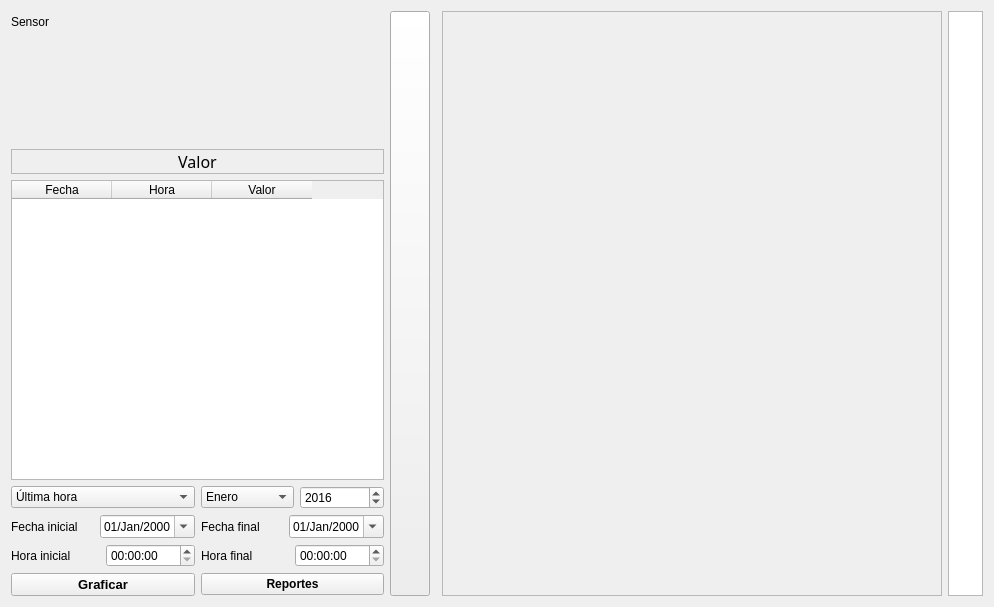
<?xml version="1.0" encoding="UTF-8"?>
<ui version="4.0">
 <class>Registros</class>
 <widget class="QWidget" name="Registros">
  <property name="geometry">
   <rect>
    <x>0</x>
    <y>0</y>
    <width>994</width>
    <height>607</height>
   </rect>
  </property>
  <property name="baseSize">
   <size>
    <width>445</width>
    <height>470</height>
   </size>
  </property>
  <property name="windowTitle">
   <string>Form</string>
  </property>
  <property name="windowIcon">
   <iconset>
    <normaloff>:/BarraDeHerramientas/icons/historial.png</normaloff>:/BarraDeHerramientas/icons/historial.png</iconset>
  </property>
  <layout class="QVBoxLayout" name="verticalLayout_3">
   <item>
    <layout class="QHBoxLayout" name="horizontalLayout_4">
     <item>
      <layout class="QVBoxLayout" name="verticalLayout_2">
       <item>
        <widget class="QLabel" name="labelDatos">
         <property name="text">
          <string>Sensor</string>
         </property>
        </widget>
       </item>
       <item>
        <widget class="QLabel" name="labelDesconocido">
         <property name="text">
          <string>&lt;html&gt;&lt;head/&gt;&lt;body&gt;&lt;p&gt;&lt;img src=&quot;:/Estados/icons/Desconocido.png&quot;/&gt;&lt;/p&gt;&lt;/body&gt;&lt;/html&gt;</string>
         </property>
        </widget>
       </item>
       <item>
        <widget class="QLabel" name="labelIntermitente">
         <property name="text">
          <string>&lt;html&gt;&lt;head/&gt;&lt;body&gt;&lt;p&gt;&lt;img src=&quot;:/Estados/icons/Intermitente.png&quot;/&gt;&lt;/p&gt;&lt;/body&gt;&lt;/html&gt;</string>
         </property>
        </widget>
       </item>
       <item>
        <widget class="QLabel" name="labelConectado">
         <property name="text">
          <string>&lt;html&gt;&lt;head/&gt;&lt;body&gt;&lt;p&gt;&lt;img src=&quot;:/Estados/icons/Conectado.png&quot;/&gt;&lt;/p&gt;&lt;/body&gt;&lt;/html&gt;</string>
         </property>
        </widget>
       </item>
       <item>
        <widget class="QLabel" name="labelSinConexion">
         <property name="text">
          <string>&lt;html&gt;&lt;head/&gt;&lt;body&gt;&lt;p&gt;&lt;img src=&quot;:/Estados/icons/Sin conexión.png&quot;/&gt;&lt;/p&gt;&lt;/body&gt;&lt;/html&gt;</string>
         </property>
        </widget>
       </item>
       <item>
        <widget class="QLabel" name="labelValor">
         <property name="font">
          <font>
           <family>Arial Rounded MT Bold</family>
           <pointsize>12</pointsize>
          </font>
         </property>
         <property name="frameShape">
          <enum>QFrame::StyledPanel</enum>
         </property>
         <property name="frameShadow">
          <enum>QFrame::Plain</enum>
         </property>
         <property name="lineWidth">
          <number>1</number>
         </property>
         <property name="text">
          <string>Valor</string>
         </property>
         <property name="textFormat">
          <enum>Qt::AutoText</enum>
         </property>
         <property name="alignment">
          <set>Qt::AlignCenter</set>
         </property>
         <property name="wordWrap">
          <bool>false</bool>
         </property>
        </widget>
       </item>
       <item>
        <widget class="QTableWidget" name="tablaValores">
         <property name="enabled">
          <bool>true</bool>
         </property>
         <property name="sizePolicy">
          <sizepolicy hsizetype="Expanding" vsizetype="Minimum">
           <horstretch>0</horstretch>
           <verstretch>0</verstretch>
          </sizepolicy>
         </property>
         <property name="minimumSize">
          <size>
           <width>0</width>
           <height>300</height>
          </size>
         </property>
         <property name="alternatingRowColors">
          <bool>true</bool>
         </property>
         <property name="selectionBehavior">
          <enum>QAbstractItemView::SelectRows</enum>
         </property>
         <property name="showGrid">
          <bool>false</bool>
         </property>
         <property name="wordWrap">
          <bool>false</bool>
         </property>
         <column>
          <property name="text">
           <string>Fecha</string>
          </property>
         </column>
         <column>
          <property name="text">
           <string>Hora</string>
          </property>
         </column>
         <column>
          <property name="text">
           <string>Valor</string>
          </property>
         </column>
        </widget>
       </item>
       <item>
        <layout class="QHBoxLayout" name="horizontalLayout_9">
         <item>
          <widget class="QComboBox" name="seleccionarPeriodo">
           <item>
            <property name="text">
             <string>Última hora</string>
            </property>
           </item>
           <item>
            <property name="text">
             <string>Hoy</string>
            </property>
           </item>
           <item>
            <property name="text">
             <string>Ayer</string>
            </property>
           </item>
           <item>
            <property name="text">
             <string>Este mes</string>
            </property>
           </item>
           <item>
            <property name="text">
             <string>Elegir mes</string>
            </property>
           </item>
           <item>
            <property name="text">
             <string>Elegir año</string>
            </property>
           </item>
           <item>
            <property name="text">
             <string>Personalizado</string>
            </property>
           </item>
          </widget>
         </item>
         <item>
          <layout class="QHBoxLayout" name="horizontalLayout_8">
           <item>
            <widget class="QComboBox" name="month">
             <property name="enabled">
              <bool>true</bool>
             </property>
             <item>
              <property name="text">
               <string>Enero</string>
              </property>
             </item>
             <item>
              <property name="text">
               <string>Febrero</string>
              </property>
             </item>
             <item>
              <property name="text">
               <string>Marzo</string>
              </property>
             </item>
             <item>
              <property name="text">
               <string>Abril</string>
              </property>
             </item>
             <item>
              <property name="text">
               <string>Mayo</string>
              </property>
             </item>
             <item>
              <property name="text">
               <string>Junio</string>
              </property>
             </item>
             <item>
              <property name="text">
               <string>Julio</string>
              </property>
             </item>
             <item>
              <property name="text">
               <string>Agosto</string>
              </property>
             </item>
             <item>
              <property name="text">
               <string>Septiembre</string>
              </property>
             </item>
             <item>
              <property name="text">
               <string>Octubre</string>
              </property>
             </item>
             <item>
              <property name="text">
               <string>Noviembre</string>
              </property>
             </item>
             <item>
              <property name="text">
               <string>Diciembre</string>
              </property>
             </item>
            </widget>
           </item>
           <item>
            <widget class="QSpinBox" name="year">
             <property name="enabled">
              <bool>true</bool>
             </property>
             <property name="minimum">
              <number>1990</number>
             </property>
             <property name="maximum">
              <number>2199</number>
             </property>
             <property name="singleStep">
              <number>1</number>
             </property>
             <property name="value">
              <number>2016</number>
             </property>
            </widget>
           </item>
          </layout>
         </item>
        </layout>
       </item>
       <item>
        <layout class="QHBoxLayout" name="horizontalLayout_7">
         <item>
          <widget class="QLabel" name="labelFechaInicial">
           <property name="text">
            <string>Fecha inicial</string>
           </property>
          </widget>
         </item>
         <item>
          <widget class="QDateEdit" name="fechaInicial">
           <property name="enabled">
            <bool>true</bool>
           </property>
           <property name="frame">
            <bool>true</bool>
           </property>
           <property name="keyboardTracking">
            <bool>false</bool>
           </property>
           <property name="displayFormat">
            <string>dd/MMM/yyyy</string>
           </property>
           <property name="calendarPopup">
            <bool>true</bool>
           </property>
          </widget>
         </item>
         <item>
          <widget class="QLabel" name="labelFechaFinal">
           <property name="text">
            <string>Fecha final</string>
           </property>
          </widget>
         </item>
         <item>
          <widget class="QDateEdit" name="fechaFinal">
           <property name="enabled">
            <bool>true</bool>
           </property>
           <property name="frame">
            <bool>true</bool>
           </property>
           <property name="readOnly">
            <bool>false</bool>
           </property>
           <property name="keyboardTracking">
            <bool>false</bool>
           </property>
           <property name="displayFormat">
            <string>dd/MMM/yyyy</string>
           </property>
           <property name="calendarPopup">
            <bool>true</bool>
           </property>
           <property name="timeSpec">
            <enum>Qt::LocalTime</enum>
           </property>
          </widget>
         </item>
        </layout>
       </item>
       <item>
        <layout class="QHBoxLayout" name="horizontalLayout_6">
         <item>
          <widget class="QLabel" name="labelHoraInicial">
           <property name="text">
            <string>Hora inicial</string>
           </property>
          </widget>
         </item>
         <item>
          <widget class="QTimeEdit" name="horaInicial">
           <property name="enabled">
            <bool>true</bool>
           </property>
           <property name="displayFormat">
            <string>HH:mm:ss</string>
           </property>
           <property name="calendarPopup">
            <bool>true</bool>
           </property>
           <property name="time">
            <time>
             <hour>0</hour>
             <minute>0</minute>
             <second>0</second>
            </time>
           </property>
          </widget>
         </item>
         <item>
          <widget class="QLabel" name="labelHoraFinal">
           <property name="text">
            <string>Hora final</string>
           </property>
          </widget>
         </item>
         <item>
          <widget class="QTimeEdit" name="horaFinal">
           <property name="enabled">
            <bool>true</bool>
           </property>
           <property name="displayFormat">
            <string>HH:mm:ss</string>
           </property>
          </widget>
         </item>
        </layout>
       </item>
       <item>
        <layout class="QHBoxLayout" name="horizontalLayout_5">
         <item>
          <widget class="QPushButton" name="botonGraficar">
           <property name="font">
            <font>
             <pointsize>10</pointsize>
             <weight>75</weight>
             <bold>true</bold>
            </font>
           </property>
           <property name="text">
            <string>Graficar</string>
           </property>
           <property name="icon">
            <iconset>
             <normaloff>:/VentanaHistorial/icons/grafica.png</normaloff>:/VentanaHistorial/icons/grafica.png</iconset>
           </property>
          </widget>
         </item>
         <item>
          <widget class="QPushButton" name="botonReportes">
           <property name="font">
            <font>
             <weight>75</weight>
             <bold>true</bold>
            </font>
           </property>
           <property name="text">
            <string>Reportes</string>
           </property>
           <property name="icon">
            <iconset>
             <normaloff>:/VentanaHistorial/icons/calendario.png</normaloff>:/VentanaHistorial/icons/calendario.png</iconset>
           </property>
          </widget>
         </item>
        </layout>
       </item>
      </layout>
     </item>
     <item>
      <widget class="QPushButton" name="botonExpandir">
       <property name="sizePolicy">
        <sizepolicy hsizetype="Minimum" vsizetype="Ignored">
         <horstretch>0</horstretch>
         <verstretch>0</verstretch>
        </sizepolicy>
       </property>
       <property name="minimumSize">
        <size>
         <width>30</width>
         <height>200</height>
        </size>
       </property>
       <property name="text">
        <string/>
       </property>
       <property name="icon">
        <iconset>
         <normaloff>:/Varios/icons/expand.png</normaloff>:/Varios/icons/expand.png</iconset>
       </property>
      </widget>
     </item>
     <item>
      <widget class="QLabel" name="labelFoto">
       <property name="enabled">
        <bool>true</bool>
       </property>
       <property name="sizePolicy">
        <sizepolicy hsizetype="Ignored" vsizetype="Ignored">
         <horstretch>0</horstretch>
         <verstretch>0</verstretch>
        </sizepolicy>
       </property>
       <property name="text">
        <string>&lt;html&gt;&lt;head/&gt;&lt;body&gt;&lt;p&gt;&lt;img src=&quot;:/newPrefix/hallobotw.jpg&quot;/&gt;&lt;/p&gt;&lt;/body&gt;&lt;/html&gt;</string>
       </property>
       <property name="scaledContents">
        <bool>true</bool>
       </property>
      </widget>
     </item>
     <item>
      <widget class="QScrollArea" name="scrollArea">
       <property name="minimumSize">
        <size>
         <width>500</width>
         <height>0</height>
        </size>
       </property>
       <property name="widgetResizable">
        <bool>true</bool>
       </property>
       <widget class="QWidget" name="scrollAreaWidgetContents_2">
        <property name="geometry">
         <rect>
          <x>0</x>
          <y>0</y>
          <width>498</width>
          <height>581</height>
         </rect>
        </property>
        <layout class="QVBoxLayout" name="verticalLayout_4"/>
       </widget>
      </widget>
     </item>
     <item>
      <widget class="QGraphicsView" name="graficoBarra">
       <property name="sizePolicy">
        <sizepolicy hsizetype="Maximum" vsizetype="Expanding">
         <horstretch>0</horstretch>
         <verstretch>0</verstretch>
        </sizepolicy>
       </property>
       <property name="minimumSize">
        <size>
         <width>35</width>
         <height>0</height>
        </size>
       </property>
       <property name="maximumSize">
        <size>
         <width>35</width>
         <height>16777215</height>
        </size>
       </property>
      </widget>
     </item>
    </layout>
   </item>
  </layout>
 </widget>
 <resources/>
 <connections/>
</ui>
